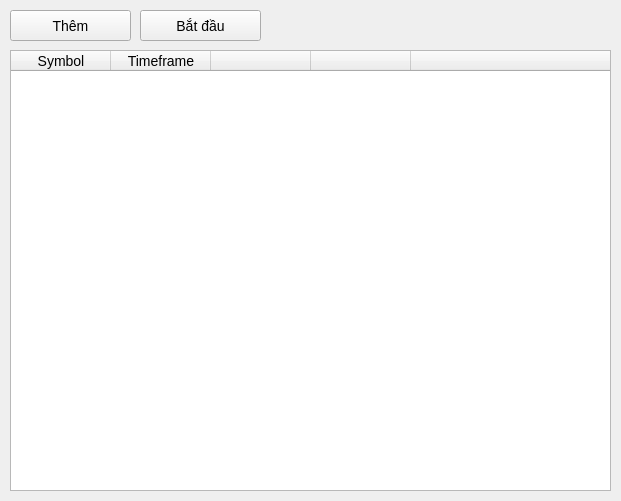
<?xml version="1.0" encoding="UTF-8"?>
<ui version="4.0">
 <class>MainWindow</class>
 <widget class="QMainWindow" name="MainWindow">
  <property name="geometry">
   <rect>
    <x>0</x>
    <y>0</y>
    <width>621</width>
    <height>501</height>
   </rect>
  </property>
  <property name="minimumSize">
   <size>
    <width>621</width>
    <height>501</height>
   </size>
  </property>
  <property name="maximumSize">
   <size>
    <width>621</width>
    <height>501</height>
   </size>
  </property>
  <property name="windowTitle">
   <string>TRADER 2</string>
  </property>
  <property name="styleSheet">
   <string notr="true">* {
	font-family: &quot;Segoe UI&quot;;
	font-size: 14px;
}</string>
  </property>
  <widget class="QWidget" name="centralwidget">
   <widget class="QTableWidget" name="tableWidget">
    <property name="geometry">
     <rect>
      <x>10</x>
      <y>50</y>
      <width>601</width>
      <height>441</height>
     </rect>
    </property>
    <attribute name="horizontalHeaderDefaultSectionSize">
     <number>100</number>
    </attribute>
    <attribute name="horizontalHeaderStretchLastSection">
     <bool>true</bool>
    </attribute>
    <column>
     <property name="text">
      <string>Symbol</string>
     </property>
    </column>
    <column>
     <property name="text">
      <string>Timeframe</string>
     </property>
    </column>
    <column>
     <property name="text">
      <string/>
     </property>
    </column>
    <column>
     <property name="text">
      <string/>
     </property>
    </column>
    <column>
     <property name="text">
      <string/>
     </property>
    </column>
   </widget>
   <widget class="QPushButton" name="pushButton">
    <property name="geometry">
     <rect>
      <x>10</x>
      <y>10</y>
      <width>121</width>
      <height>31</height>
     </rect>
    </property>
    <property name="cursor">
     <cursorShape>PointingHandCursor</cursorShape>
    </property>
    <property name="text">
     <string>Thêm</string>
    </property>
   </widget>
   <widget class="QPushButton" name="pushButton_2">
    <property name="geometry">
     <rect>
      <x>140</x>
      <y>10</y>
      <width>121</width>
      <height>31</height>
     </rect>
    </property>
    <property name="cursor">
     <cursorShape>PointingHandCursor</cursorShape>
    </property>
    <property name="text">
     <string>Bắt đầu</string>
    </property>
   </widget>
  </widget>
 </widget>
 <resources/>
 <connections/>
</ui>
